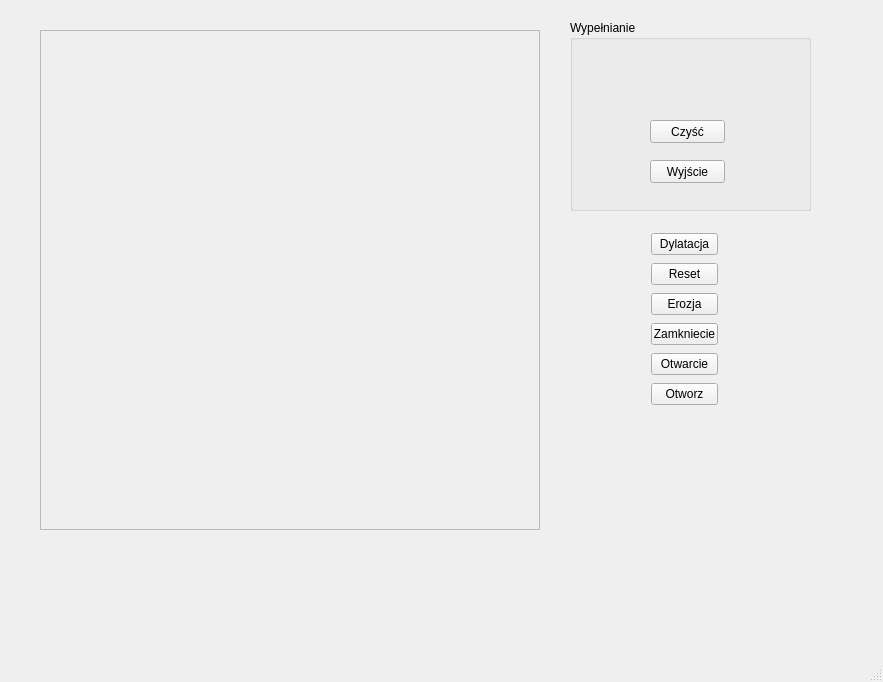
<?xml version="1.0" encoding="UTF-8"?>
<ui version="4.0">
 <class>MyWindow</class>
 <widget class="QMainWindow" name="MyWindow">
  <property name="geometry">
   <rect>
    <x>0</x>
    <y>0</y>
    <width>883</width>
    <height>682</height>
   </rect>
  </property>
  <property name="windowTitle">
   <string>MyWindow</string>
  </property>
  <widget class="QWidget" name="centralWidget">
   <widget class="QFrame" name="rysujFrame">
    <property name="geometry">
     <rect>
      <x>40</x>
      <y>30</y>
      <width>500</width>
      <height>500</height>
     </rect>
    </property>
    <property name="frameShape">
     <enum>QFrame::StyledPanel</enum>
    </property>
    <property name="frameShadow">
     <enum>QFrame::Raised</enum>
    </property>
   </widget>
   <widget class="QGroupBox" name="groupBox">
    <property name="geometry">
     <rect>
      <x>570</x>
      <y>20</y>
      <width>241</width>
      <height>191</height>
     </rect>
    </property>
    <property name="title">
     <string>Wypełnianie</string>
    </property>
    <widget class="QPushButton" name="cleanButton">
     <property name="geometry">
      <rect>
       <x>80</x>
       <y>100</y>
       <width>75</width>
       <height>23</height>
      </rect>
     </property>
     <property name="text">
      <string>Czyść</string>
     </property>
    </widget>
    <widget class="QPushButton" name="exitButton">
     <property name="geometry">
      <rect>
       <x>80</x>
       <y>140</y>
       <width>75</width>
       <height>23</height>
      </rect>
     </property>
     <property name="text">
      <string>Wyjście</string>
     </property>
    </widget>
   </widget>
   <widget class="QWidget" name="">
    <property name="geometry">
     <rect>
      <x>640</x>
      <y>220</y>
      <width>89</width>
      <height>200</height>
     </rect>
    </property>
    <layout class="QVBoxLayout" name="verticalLayout">
     <item>
      <widget class="QPushButton" name="pushButton">
       <property name="text">
        <string>Dylatacja</string>
       </property>
      </widget>
     </item>
     <item>
      <widget class="QPushButton" name="pushButton_2">
       <property name="text">
        <string>Reset</string>
       </property>
      </widget>
     </item>
     <item>
      <widget class="QPushButton" name="pushButton_3">
       <property name="text">
        <string>Erozja</string>
       </property>
      </widget>
     </item>
     <item>
      <widget class="QPushButton" name="pushButton_4">
       <property name="text">
        <string>Zamkniecie</string>
       </property>
      </widget>
     </item>
     <item>
      <widget class="QPushButton" name="pushButton_5">
       <property name="text">
        <string>Otwarcie</string>
       </property>
      </widget>
     </item>
     <item>
      <widget class="QPushButton" name="pushButton_6">
       <property name="text">
        <string>Otworz</string>
       </property>
      </widget>
     </item>
    </layout>
   </widget>
  </widget>
  <widget class="QMenuBar" name="menuBar">
   <property name="geometry">
    <rect>
     <x>0</x>
     <y>0</y>
     <width>883</width>
     <height>22</height>
    </rect>
   </property>
  </widget>
  <widget class="QStatusBar" name="statusBar"/>
 </widget>
 <layoutdefault spacing="6" margin="11"/>
 <resources/>
 <connections/>
 <slots>
  <slot>Dylatacja()</slot>
  <slot>Erozja()</slot>
  <slot>Otwarcie()</slot>
  <slot>Domkniecie()</slot>
 </slots>
</ui>
